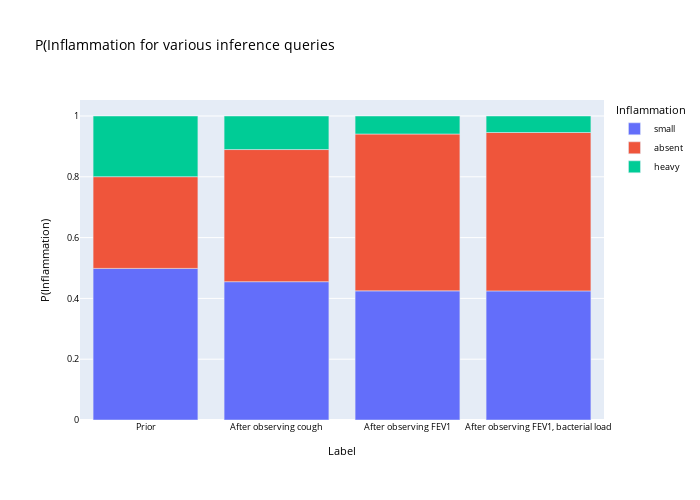

Notebook code for this chart:
### Code cell
# Plot results
plotFigure(inflammation, height=500)

### Figure 1 — Plotly figure (JSON) as saved in the notebook; plotly's stock layout.template omitted (floating-point values rounded to 4 significant figures)
{"data": [{"alignmentgroup": "True", "hovertemplate": "Inflammation=small<br>Label=%{x}<br>P(Inflammation)=%{y}<extra></extra>", "legendgroup": "small", "marker": {"color": "#636efa", "pattern": {"shape": ""}}, "name": "small", "offsetgroup": "small", "orientation": "v", "showlegend": true, "textposition": "auto", "type": "bar", "x": ["Prior", "After observing cough", "After observing FEV1", "After observing FEV1, bacterial load"], "xaxis": "x", "y": [0.4987, 0.455, 0.4248, 0.4246], "yaxis": "y"}, {"alignmentgroup": "True", "hovertemplate": "Inflammation=absent<br>Label=%{x}<br>P(Inflammation)=%{y}<extra></extra>", "legendgroup": "absent", "marker": {"color": "#EF553B", "pattern": {"shape": ""}}, "name": "absent", "offsetgroup": "absent", "orientation": "v", "showlegend": true, "textposition": "auto", "type": "bar", "x": ["Prior", "After observing cough", "After observing FEV1", "After observing FEV1, bacterial load"], "xaxis": "x", "y": [0.3017, 0.4346, 0.516, 0.5211], "yaxis": "y"}, {"alignmentgroup": "True", "hovertemplate": "Inflammation=heavy<br>Label=%{x}<br>P(Inflammation)=%{y}<extra></extra>", "legendgroup": "heavy", "marker": {"color": "#00cc96", "pattern": {"shape": ""}}, "name": "heavy", "offsetgroup": "heavy", "orientation": "v", "showlegend": true, "textposition": "auto", "type": "bar", "x": ["Prior", "After observing cough", "After observing FEV1", "After observing FEV1, bacterial load"], "xaxis": "x", "y": [0.1996, 0.1104, 0.0592, 0.0543], "yaxis": "y"}], "layout": {"barmode": "relative", "font": {"color": "black", "size": 9}, "height": 500, "legend": {"title": {"text": "Inflammation"}, "tracegroupgap": 0}, "title": {"font": {"size": 14}, "text": "P(Inflammation for various inference queries"}, "width": 700, "xaxis": {"anchor": "y", "domain": [0, 1], "title": {"text": "Label"}}, "yaxis": {"anchor": "x", "domain": [0, 1], "title": {"text": "P(Inflammation)"}}}}
